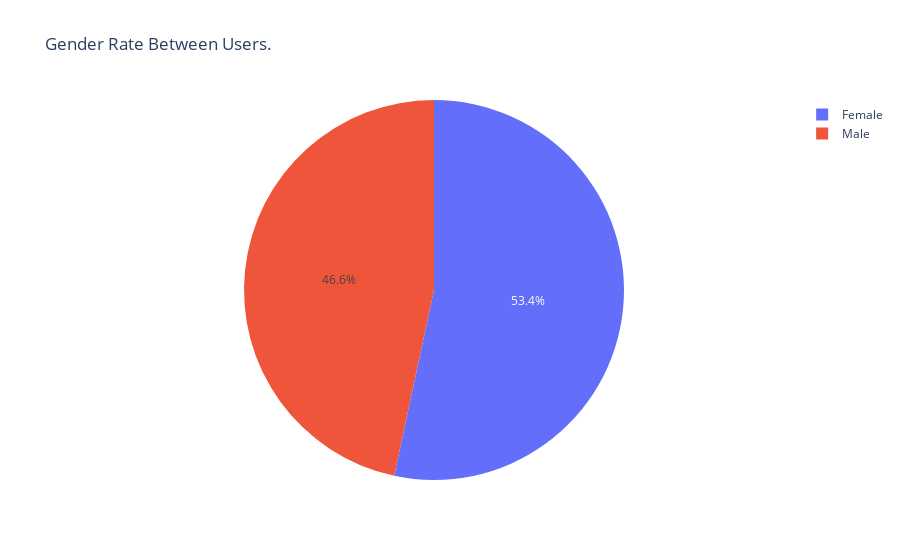

Source (notebook cell):
### Markdown cell above
I was able to generate a pie chart that shows the gender ratio of users for this specific insight.

My study led me to conclude that **more women than men visit the website.**

### Code cell
# Create a bar chart
fig = px.pie(gadr_gender, values='Users', names='Gender', color="Gender", title='Gender Rate Between Users.')

# Show the chart
fig.show()

### Figure 1 — Plotly figure (JSON) as saved in the notebook; plotly's stock layout.template omitted (floating-point values rounded to 4 significant figures)
{"data": [{"customdata": [["Female"], ["Male"]], "domain": {"x": [0, 1], "y": [0, 1]}, "hovertemplate": "Gender=%{customdata[0]}<br>Users=%{value}<extra></extra>", "labels": ["Female", "Male"], "legendgroup": "", "marker": {"colors": ["#636efa", "#EF553B"]}, "name": "", "showlegend": true, "type": "pie", "values": [271582, 237350]}], "layout": {"legend": {"tracegroupgap": 0}, "title": {"text": "Gender Rate Between Users."}}}
